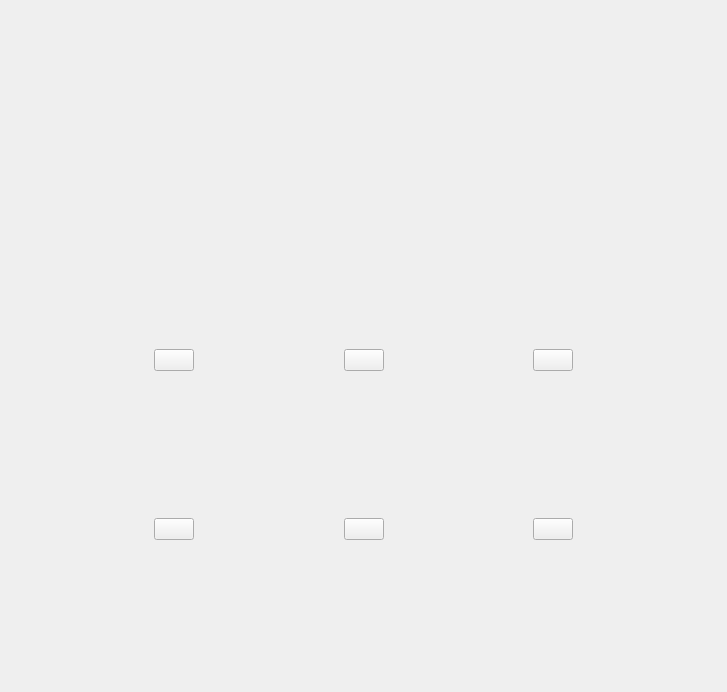
         <widget class="QWidget" name="scrollAreaWidgetContents_3">
          <property name="geometry">
           <rect>
            <x>0</x>
            <y>0</y>
            <width>727</width>
            <height>692</height>
           </rect>
          </property>
          <layout class="QGridLayout" name="gridLayout_2">
           <item row="0" column="0">
            <layout class="QGridLayout" name="gridLayout_15">
             <item row="0" column="0">
              <layout class="QGridLayout" name="gridLayout_12">
               <item row="0" column="0">
                <spacer name="horizontalSpacer_16">
                 <property name="orientation">
                  <enum>Qt::Horizontal</enum>
                 </property>
                 <property name="sizeHint" stdset="0">
                  <size>
                   <width>40</width>
                   <height>20</height>
                  </size>
                 </property>
                </spacer>
               </item>
               <item row="0" column="1">
                <widget class="QLabel" name="label_4">
                 <property name="text">
                  <string>&lt;html&gt;&lt;head/&gt;&lt;body&gt;&lt;p&gt;&lt;img src=&quot;:/images/res/images/headers/usefulLinks.png&quot;/&gt;&lt;/p&gt;&lt;/body&gt;&lt;/html&gt;</string>
                 </property>
                </widget>
               </item>
               <item row="0" column="2">
                <spacer name="horizontalSpacer_17">
                 <property name="orientation">
                  <enum>Qt::Horizontal</enum>
                 </property>
                 <property name="sizeHint" stdset="0">
                  <size>
                   <width>40</width>
                   <height>20</height>
                  </size>
                 </property>
                </spacer>
               </item>
               <item row="1" column="1">
                <spacer name="verticalSpacer_5">
                 <property name="orientation">
                  <enum>Qt::Vertical</enum>
                 </property>
                 <property name="sizeHint" stdset="0">
                  <size>
                   <width>20</width>
                   <height>40</height>
                  </size>
                 </property>
                </spacer>
               </item>
              </layout>
             </item>
             <item row="1" column="0">
              <layout class="QGridLayout" name="gridLayout_13">
               <item row="3" column="3">
                <spacer name="verticalSpacer_6">
                 <property name="orientation">
                  <enum>Qt::Vertical</enum>
                 </property>
                 <property name="sizeHint" stdset="0">
                  <size>
                   <width>20</width>
                   <height>40</height>
                  </size>
                 </property>
                </spacer>
               </item>
               <item row="0" column="4">
                <spacer name="horizontalSpacer_14">
                 <property name="orientation">
                  <enum>Qt::Horizontal</enum>
                 </property>
                 <property name="sizeHint" stdset="0">
                  <size>
                   <width>40</width>
                   <height>20</height>
                  </size>
                 </property>
                </spacer>
               </item>
               <item row="0" column="3">
                <widget class="QPushButton" name="pushButton_15">
                 <property name="text">
                  <string/>
                 </property>
                 <property name="icon">
                  <iconset resource="../bitcoin.qrc">
                   <normaloff>:/images/res/images/usefullinks/updates.png</normaloff>:/images/res/images/usefullinks/updates.png</iconset>
                 </property>
                 <property name="iconSize">
                  <size>
                   <width>161</width>
                   <height>82</height>
                  </size>
                 </property>
                </widget>
               </item>
               <item row="0" column="6">
                <spacer name="horizontalSpacer_15">
                 <property name="orientation">
                  <enum>Qt::Horizontal</enum>
                 </property>
                 <property name="sizeHint" stdset="0">
                  <size>
                   <width>40</width>
                   <height>20</height>
                  </size>
                 </property>
                </spacer>
               </item>
               <item row="0" column="2">
                <spacer name="horizontalSpacer_13">
                 <property name="orientation">
                  <enum>Qt::Horizontal</enum>
                 </property>
                 <property name="sizeHint" stdset="0">
                  <size>
                   <width>40</width>
                   <height>20</height>
                  </size>
                 </property>
                </spacer>
               </item>
               <item row="0" column="0">
                <spacer name="horizontalSpacer_12">
                 <property name="orientation">
                  <enum>Qt::Horizontal</enum>
                 </property>
                 <property name="sizeHint" stdset="0">
                  <size>
                   <width>40</width>
                   <height>20</height>
                  </size>
                 </property>
                </spacer>
               </item>
               <item row="0" column="5">
                <widget class="QPushButton" name="pushButton_16">
                 <property name="text">
                  <string/>
                 </property>
                 <property name="icon">
                  <iconset resource="../bitcoin.qrc">
                   <normaloff>:/images/res/images/usefullinks/twitter.png</normaloff>:/images/res/images/usefullinks/twitter.png</iconset>
                 </property>
                 <property name="iconSize">
                  <size>
                   <width>161</width>
                   <height>82</height>
                  </size>
                 </property>
                </widget>
               </item>
               <item row="0" column="1">
                <widget class="QPushButton" name="pushButton_14">
                 <property name="text">
                  <string/>
                 </property>
                 <property name="icon">
                  <iconset resource="../bitcoin.qrc">
                   <normaloff>:/images/res/images/usefullinks/infosite.png</normaloff>:/images/res/images/usefullinks/infosite.png</iconset>
                 </property>
                 <property name="iconSize">
                  <size>
                   <width>161</width>
                   <height>82</height>
                  </size>
                 </property>
                </widget>
               </item>
               <item row="2" column="3">
                <widget class="QPushButton" name="pushButton_18">
                 <property name="text">
                  <string/>
                 </property>
                 <property name="icon">
                  <iconset resource="../bitcoin.qrc">
                   <normaloff>:/images/res/images/usefullinks/miningPools.png</normaloff>:/images/res/images/usefullinks/miningPools.png</iconset>
                 </property>
                 <property name="iconSize">
                  <size>
                   <width>161</width>
                   <height>82</height>
                  </size>
                 </property>
                </widget>
               </item>
               <item row="1" column="3">
                <spacer name="verticalSpacer_9">
                 <property name="orientation">
                  <enum>Qt::Vertical</enum>
                 </property>
                 <property name="sizeHint" stdset="0">
                  <size>
                   <width>20</width>
                   <height>40</height>
                  </size>
                 </property>
                </spacer>
               </item>
               <item row="2" column="1">
                <widget class="QPushButton" name="pushButton_19">
                 <property name="text">
                  <string/>
                 </property>
                 <property name="icon">
                  <iconset resource="../bitcoin.qrc">
                   <normaloff>:/images/res/images/usefullinks/facebook.png</normaloff>:/images/res/images/usefullinks/facebook.png</iconset>
                 </property>
                 <property name="iconSize">
                  <size>
                   <width>161</width>
                   <height>82</height>
                  </size>
                 </property>
                </widget>
               </item>
               <item row="2" column="5">
                <widget class="QPushButton" name="pushButton_20">
                 <property name="text">
                  <string/>
                 </property>
                 <property name="icon">
                  <iconset resource="../bitcoin.qrc">
                   <normaloff>:/images/res/images/usefullinks/team.png</normaloff>:/images/res/images/usefullinks/team.png</iconset>
                 </property>
                 <property name="iconSize">
                  <size>
                   <width>161</width>
                   <height>82</height>
                  </size>
                 </property>
                </widget>
               </item>
              </layout>
             </item>
            </layout>
           </item>
          </layout>
         </widget>
